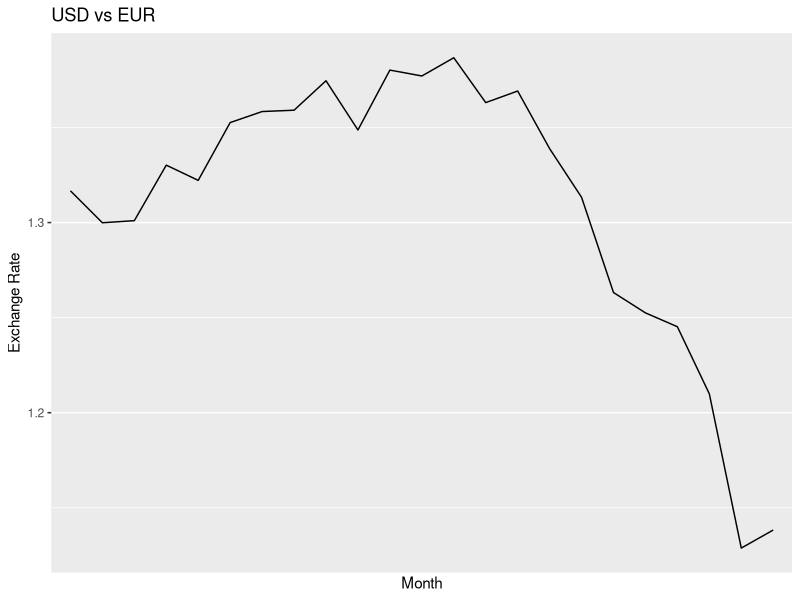

R code for this plot:
## ---- chunk 1
16.25 * 1.14 # = ??? 
## ---- chunk 2
library(ggplot2)

months <- seq(1, 23, by=1)
rate <- c(1.3167, 1.2999, 1.3010, 1.3302, 1.3222, 1.3526, 1.3584, 1.3591, 1.3746, 1.3487, 1.3802, 1.3771, 1.3867, 1.3631, 1.3692, 1.3389, 1.3133, 1.2632, 1.2525, 1.2452, 1.2099, 1.1288, 1.1383)
    
qplot(months, rate, geom="line", main="USD vs EUR", xlab="Month", ylab="Exchange Rate") + scale_x_discrete(breaks=c(1, 8, 16, 23), labels=c("Apr 2013", "Nov 2013", "Jul 2014", "Feb 2015"))
